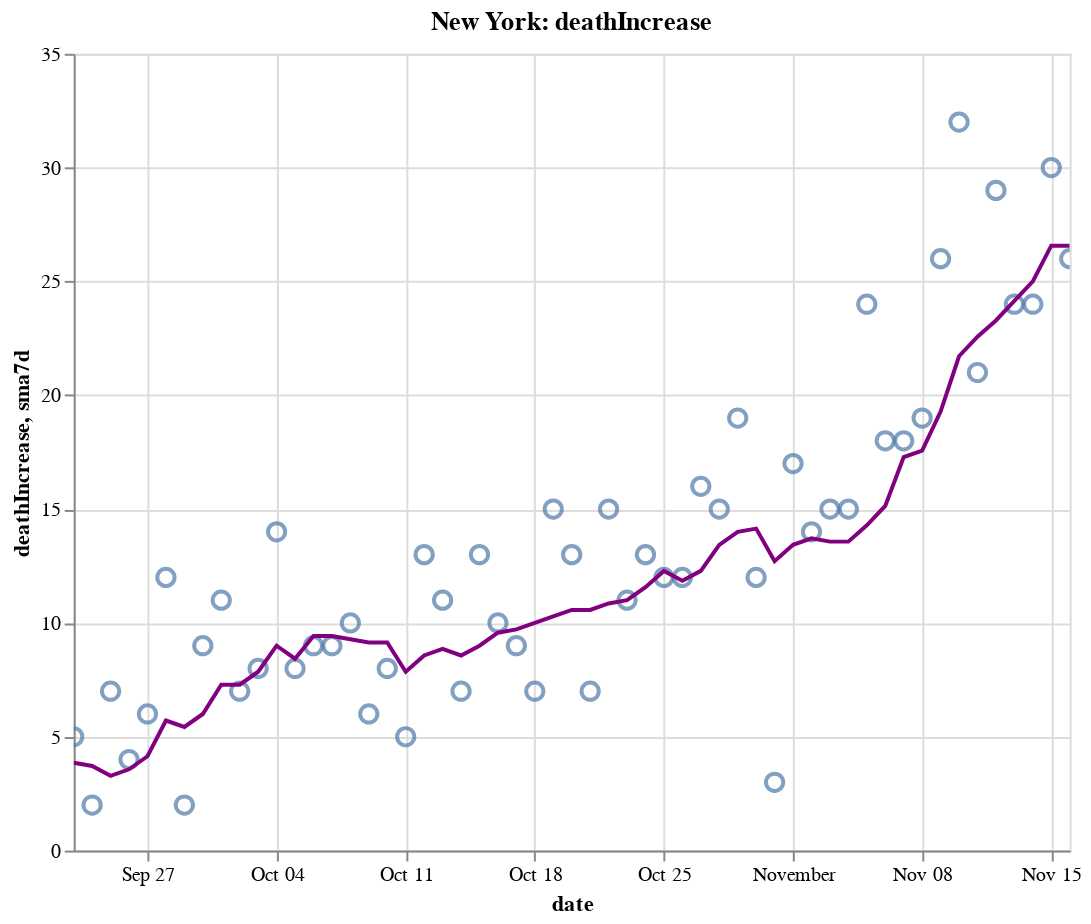

Notebook code cell kept with this figure:
### Code cell
create_plot(ny, 'deathIncrease')

### Figure 1 — Vega-Lite specification as saved in the notebook (floating-point values rounded to 4 significant figures)
{"config": {"view": {"continuousWidth": 400, "continuousHeight": 300}}, "layer": [{"layer": [{"mark": {"type": "point", "size": 75}, "encoding": {"tooltip": [{"type": "temporal", "field": "date"}, {"type": "quantitative", "field": "deathIncrease"}, {"type": "quantitative", "field": "sma7d"}], "x": {"type": "temporal", "field": "date"}, "y": {"type": "quantitative", "field": "deathIncrease"}}, "selection": {"selector012": {"type": "interval", "bind": "scales", "encodings": ["x", "y"]}}}, {"mark": {"type": "line", "color": "purple"}, "encoding": {"x": {"type": "temporal", "field": "date"}, "y": {"type": "quantitative", "field": "sma7d"}}}]}, {"mark": {"type": "rule", "color": "#aaa"}, "encoding": {"x": {"type": "temporal", "field": "date"}}, "transform": [{"filter": {"selection": "selector011"}}]}, {"mark": "circle", "encoding": {"opacity": {"condition": {"value": 1, "selection": "selector011"}, "value": 0}, "tooltip": [{"type": "temporal", "field": "date"}, {"type": "quantitative", "field": "deathIncrease"}, {"type": "quantitative", "field": "sma7d"}], "x": {"type": "temporal", "field": "date"}, "y": {"type": "quantitative", "field": "deathIncrease"}}, "selection": {"selector011": {"type": "single", "encodings": ["x"], "on": "mouseover", "nearest": true, "empty": "none"}}}, {"mark": {"type": "text", "align": "left", "dx": 5, "dy": -5, "stroke": "white", "strokeWidth": 2}, "encoding": {"text": {"type": "quantitative", "field": "deathIncrease"}, "tooltip": [{"type": "temporal", "field": "date"}, {"type": "quantitative", "field": "deathIncrease"}, {"type": "quantitative", "field": "sma7d"}], "x": {"type": "temporal", "field": "date"}, "y": {"type": "quantitative", "field": "deathIncrease"}}, "transform": [{"filter": {"selection": "selector011"}}]}, {"mark": {"type": "text", "align": "left", "dx": 5, "dy": -5}, "encoding": {"text": {"type": "quantitative", "field": "deathIncrease"}, "tooltip": [{"type": "temporal", "field": "date"}, {"type": "quantitative", "field": "deathIncrease"}, {"type": "quantitative", "field": "sma7d"}], "x": {"type": "temporal", "field": "date"}, "y": {"type": "quantitative", "field": "deathIncrease"}}, "transform": [{"filter": {"selection": "selector011"}}]}], "data": {"name": "data-07735a2f3eff5c05b435a418b081027c"}, "height": 400, "title": "New York: deathIncrease", "width": 500, "$schema": "https://vega.github.io/schema/vega-lite/v4.8.1.json", "datasets": {"data-07735a2f3eff5c05b435a418b081027c": [{"date": "2020-09-23T00:00:00", "totalTestResultsIncrease": 70930.0, "positiveIncrease": 665.0, "death": 25440.0, "deathIncrease": 5.0, "positiveRate": 0.009, "state": "New York", "sma7d": 3.857}, {"date": "2020-09-24T00:00:00", "totalTestResultsIncrease": 92950.0, "positiveIncrease": 955.0, "death": 25440.0, "deathIncrease": 2.0, "positiveRate": 0.01, "state": "New York", "sma7d": 3.714}, {"date": "2020-09-25T00:00:00", "totalTestResultsIncrease": 94820.0, "positiveIncrease": 908.0, "death": 25450.0, "deathIncrease": 7.0, "positiveRate": 0.01, "state": "New York", "sma7d": 3.286}, {"date": "2020-09-26T00:00:00", "totalTestResultsIncrease": 99950.0, "positiveIncrease": 1005.0, "death": 25450.0, "deathIncrease": 4.0, "positiveRate": 0.01, "state": "New York", "sma7d": 3.571}, {"date": "2020-09-27T00:00:00", "totalTestResultsIncrease": 84770.0, "positiveIncrease": 866.0, "death": 25460.0, "deathIncrease": 6.0, "positiveRate": 0.01, "state": "New York", "sma7d": 4.143}, {"date": "2020-09-28T00:00:00", "totalTestResultsIncrease": 52940.0, "positiveIncrease": 834.0, "death": 25470.0, "deathIncrease": 12.0, "positiveRate": 0.016, "state": "New York", "sma7d": 5.714}, {"date": "2020-09-29T00:00:00", "totalTestResultsIncrease": 88230.0, "positiveIncrease": 1189.0, "death": 25470.0, "deathIncrease": 2.0, "positiveRate": 0.013, "state": "New York", "sma7d": 5.429}, {"date": "2020-09-30T00:00:00", "totalTestResultsIncrease": 97960.0, "positiveIncrease": 1000.0, "death": 25480.0, "deathIncrease": 9.0, "positiveRate": 0.01, "state": "New York", "sma7d": 6.0}, {"date": "2020-10-01T00:00:00", "totalTestResultsIncrease": 109200.0, "positiveIncrease": 1382.0, "death": 25490.0, "deathIncrease": 11.0, "positiveRate": 0.013, "state": "New York", "sma7d": 7.286}, {"date": "2020-10-02T00:00:00", "totalTestResultsIncrease": 119500.0, "positiveIncrease": 1598.0, "death": 25500.0, "deathIncrease": 7.0, "positiveRate": 0.013, "state": "New York", "sma7d": 7.286}, {"date": "2020-10-03T00:00:00", "totalTestResultsIncrease": 134300.0, "positiveIncrease": 1731.0, "death": 25500.0, "deathIncrease": 8.0, "positiveRate": 0.013, "state": "New York", "sma7d": 7.857}, {"date": "2020-10-04T00:00:00", "totalTestResultsIncrease": 110300.0, "positiveIncrease": 1222.0, "death": 25520.0, "deathIncrease": 14.0, "positiveRate": 0.011, "state": "New York", "sma7d": 9.0}, {"date": "2020-10-05T00:00:00", "totalTestResultsIncrease": 76400.0, "positiveIncrease": 933.0, "death": 25530.0, "deathIncrease": 8.0, "positiveRate": 0.012, "state": "New York", "sma7d": 8.429}, {"date": "2020-10-06T00:00:00", "totalTestResultsIncrease": 96360.0, "positiveIncrease": 1393.0, "death": 25540.0, "deathIncrease": 9.0, "positiveRate": 0.014, "state": "New York", "sma7d": 9.429}, {"date": "2020-10-07T00:00:00", "totalTestResultsIncrease": 108200.0, "positiveIncrease": 1360.0, "death": 25540.0, "deathIncrease": 9.0, "positiveRate": 0.013, "state": "New York", "sma7d": 9.429}, {"date": "2020-10-08T00:00:00", "totalTestResultsIncrease": 145800.0, "positiveIncrease": 1836.0, "death": 25560.0, "deathIncrease": 10.0, "positiveRate": 0.013, "state": "New York", "sma7d": 9.286}, {"date": "2020-10-09T00:00:00", "totalTestResultsIncrease": 139300.0, "positiveIncrease": 1592.0, "death": 25560.0, "deathIncrease": 6.0, "positiveRate": 0.011, "state": "New York", "sma7d": 9.143}, {"date": "2020-10-10T00:00:00", "totalTestResultsIncrease": 134600.0, "positiveIncrease": 1447.0, "death": 25570.0, "deathIncrease": 8.0, "positiveRate": 0.011, "state": "New York", "sma7d": 9.143}, {"date": "2020-10-11T00:00:00", "totalTestResultsIncrease": 118300.0, "positiveIncrease": 1143.0, "death": 25570.0, "deathIncrease": 5.0, "positiveRate": 0.01, "state": "New York", "sma7d": 7.857}, {"date": "2020-10-12T00:00:00", "totalTestResultsIncrease": 91790.0, "positiveIncrease": 1029.0, "death": 25590.0, "deathIncrease": 13.0, "positiveRate": 0.011, "state": "New York", "sma7d": 8.571}, {"date": "2020-10-13T00:00:00", "totalTestResultsIncrease": 99070.0, "positiveIncrease": 1393.0, "death": 25600.0, "deathIncrease": 11.0, "positiveRate": 0.014, "state": "New York", "sma7d": 8.857}, {"date": "2020-10-14T00:00:00", "totalTestResultsIncrease": 111700.0, "positiveIncrease": 1232.0, "death": 25600.0, "deathIncrease": 7.0, "positiveRate": 0.011, "state": "New York", "sma7d": 8.571}, {"date": "2020-10-15T00:00:00", "totalTestResultsIncrease": 133200.0, "positiveIncrease": 1460.0, "death": 25620.0, "deathIncrease": 13.0, "positiveRate": 0.011, "state": "New York", "sma7d": 9.0}, {"date": "2020-10-16T00:00:00", "totalTestResultsIncrease": 136000.0, "positiveIncrease": 1707.0, "death": 25630.0, "deathIncrease": 10.0, "positiveRate": 0.013, "state": "New York", "sma7d": 9.571}, {"date": "2020-10-17T00:00:00", "totalTestResultsIncrease": 160000.0, "positiveIncrease": 1784.0, "death": 25640.0, "deathIncrease": 9.0, "positiveRate": 0.011, "state": "New York", "sma7d": 9.714}, {"date": "2020-10-18T00:00:00", "totalTestResultsIncrease": 128800.0, "positiveIncrease": 1390.0, "death": 25640.0, "deathIncrease": 7.0, "positiveRate": 0.011, "state": "New York", "sma7d": 10.0}, {"date": "2020-10-19T00:00:00", "totalTestResultsIncrease": 82010.0, "positiveIncrease": 998.0, "death": 25660.0, "deathIncrease": 15.0, "positiveRate": 0.012, "state": "New York", "sma7d": 10.29}, {"date": "2020-10-20T00:00:00", "totalTestResultsIncrease": 90540.0, "positiveIncrease": 1201.0, "death": 25670.0, "deathIncrease": 13.0, "positiveRate": 0.013, "state": "New York", "sma7d": 10.57}, {"date": "2020-10-21T00:00:00", "totalTestResultsIncrease": 124800.0, "positiveIncrease": 2026.0, "death": 25680.0, "deathIncrease": 7.0, "positiveRate": 0.016, "state": "New York", "sma7d": 10.57}, {"date": "2020-10-22T00:00:00", "totalTestResultsIncrease": 135300.0, "positiveIncrease": 1628.0, "death": 25690.0, "deathIncrease": 15.0, "positiveRate": 0.012, "state": "New York", "sma7d": 10.86}, {"date": "2020-10-23T00:00:00", "totalTestResultsIncrease": 141500.0, "positiveIncrease": 1637.0, "death": 25700.0, "deathIncrease": 11.0, "positiveRate": 0.012, "state": "New York", "sma7d": 11.0}, {"date": "2020-10-24T00:00:00", "totalTestResultsIncrease": 156900.0, "positiveIncrease": 2061.0, "death": 25720.0, "deathIncrease": 13.0, "positiveRate": 0.013, "state": "New York", "sma7d": 11.57}, {"date": "2020-10-25T00:00:00", "totalTestResultsIncrease": 120800.0, "positiveIncrease": 1632.0, "death": 25730.0, "deathIncrease": 12.0, "positiveRate": 0.014, "state": "New York", "sma7d": 12.29}, {"date": "2020-10-26T00:00:00", "totalTestResultsIncrease": 82120.0, "positiveIncrease": 1191.0, "death": 25740.0, "deathIncrease": 12.0, "positiveRate": 0.015, "state": "New York", "sma7d": 11.86}, {"date": "2020-10-27T00:00:00", "totalTestResultsIncrease": 111600.0, "positiveIncrease": 1991.0, "death": 25760.0, "deathIncrease": 16.0, "positiveRate": 0.018, "state": "New York", "sma7d": 12.29}, {"date": "2020-10-28T00:00:00", "totalTestResultsIncrease": 129700.0, "positiveIncrease": 2031.0, "death": 25770.0, "deathIncrease": 15.0, "positiveRate": 0.016, "state": "New York", "sma7d": 13.43}, {"date": "2020-10-29T00:00:00", "totalTestResultsIncrease": 168400.0, "positiveIncrease": 2499.0, "death": 25790.0, "deathIncrease": 19.0, "positiveRate": 0.015, "state": "New York", "sma7d": 14.0}, {"date": "2020-10-30T00:00:00", "totalTestResultsIncrease": 146900.0, "positiveIncrease": 2255.0, "death": 25800.0, "deathIncrease": 12.0, "positiveRate": 0.015, "state": "New York", "sma7d": 14.14}, {"date": "2020-10-31T00:00:00", "totalTestResultsIncrease": 137000.0, "positiveIncrease": 2049.0, "death": 25810.0, "deathIncrease": 3.0, "positiveRate": 0.015, "state": "New York", "sma7d": 12.71}, {"date": "2020-11-01T00:00:00", "totalTestResultsIncrease": 148900.0, "positiveIncrease": 2255.0, "death": 25820.0, "deathIncrease": 17.0, "positiveRate": 0.015, "state": "New York", "sma7d": 13.43}, {"date": "2020-11-02T00:00:00", "totalTestResultsIncrease": 96100.0, "positiveIncrease": 1633.0, "death": 25840.0, "deathIncrease": 14.0, "positiveRate": 0.017, "state": "New York", "sma7d": 13.71}, {"date": "2020-11-03T00:00:00", "totalTestResultsIncrease": 127900.0, "positiveIncrease": 2321.0, "death": 25850.0, "deathIncrease": 15.0, "positiveRate": 0.018, "state": "New York", "sma7d": 13.57}, {"date": "2020-11-04T00:00:00", "totalTestResultsIncrease": 133500.0, "positiveIncrease": 2126.0, "death": 25870.0, "deathIncrease": 15.0, "positiveRate": 0.016, "state": "New York", "sma7d": 13.57}, {"date": "2020-11-05T00:00:00", "totalTestResultsIncrease": 161000.0, "positiveIncrease": 2997.0, "death": 25890.0, "deathIncrease": 24.0, "positiveRate": 0.019, "state": "New York", "sma7d": 14.29}, {"date": "2020-11-06T00:00:00", "totalTestResultsIncrease": 160700.0, "positiveIncrease": 3209.0, "death": 25910.0, "deathIncrease": 18.0, "positiveRate": 0.02, "state": "New York", "sma7d": 15.14}, {"date": "2020-11-07T00:00:00", "totalTestResultsIncrease": 163300.0, "positiveIncrease": 3587.0, "death": 25930.0, "deathIncrease": 18.0, "positiveRate": 0.022, "state": "New York", "sma7d": 17.29}, {"date": "2020-11-08T00:00:00", "totalTestResultsIncrease": 145600.0, "positiveIncrease": 3428.0, "death": 25950.0, "deathIncrease": 19.0, "positiveRate": 0.024, "state": "New York", "sma7d": 17.57}, {"date": "2020-11-09T00:00:00", "totalTestResultsIncrease": 111400.0, "positiveIncrease": 3144.0, "death": 25970.0, "deathIncrease": 26.0, "positiveRate": 0.028, "state": "New York", "sma7d": 19.29}, {"date": "2020-11-10T00:00:00", "totalTestResultsIncrease": 128000.0, "positiveIncrease": 3965.0, "death": 26000.0, "deathIncrease": 32.0, "positiveRate": 0.031, "state": "New York", "sma7d": 21.71}, {"date": "2020-11-11T00:00:00", "totalTestResultsIncrease": 164300.0, "positiveIncrease": 4820.0, "death": 26030.0, "deathIncrease": 21.0, "positiveRate": 0.029, "state": "New York", "sma7d": 22.57}, {"date": "2020-11-12T00:00:00", "totalTestResultsIncrease": 162600.0, "positiveIncrease": 4797.0, "death": 26060.0, "deathIncrease": 29.0, "positiveRate": 0.029, "state": "New York", "sma7d": 23.29}, {"date": "2020-11-13T00:00:00", "totalTestResultsIncrease": 203700.0, "positiveIncrease": 5401.0, "death": 26080.0, "deathIncrease": 24.0, "positiveRate": 0.027, "state": "New York", "sma7d": 24.14}, {"date": "2020-11-14T00:00:00", "totalTestResultsIncrease": 184200.0, "positiveIncrease": 5388.0, "death": 26100.0, "deathIncrease": 24.0, "positiveRate": 0.029, "state": "New York", "sma7d": 25.0}, {"date": "2020-11-15T00:00:00", "totalTestResultsIncrease": 133200.0, "positiveIncrease": 3649.0, "death": 26130.0, "deathIncrease": 30.0, "positiveRate": 0.027, "state": "New York", "sma7d": 26.57}, {"date": "2020-11-16T00:00:00", "totalTestResultsIncrease": 124600.0, "positiveIncrease": 3490.0, "death": 26160.0, "deathIncrease": 26.0, "positiveRate": 0.028, "state": "New York", "sma7d": 26.57}]}}
